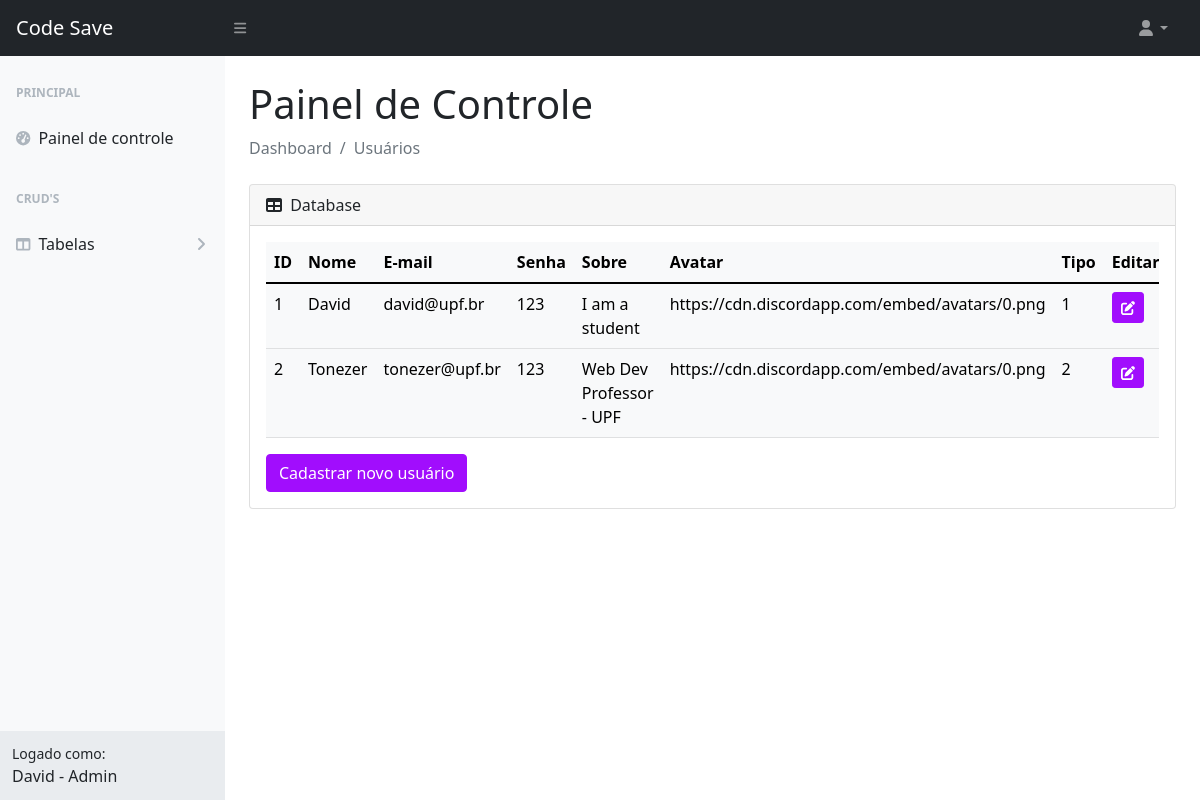
The app's page /pages/userIndex.php (signed in) with its own data.
### tables this page shows
CREATE TABLE `user_profile` (
	`id` INT(10) NOT NULL AUTO_INCREMENT,
	`password` VARCHAR(20) NOT NULL,
	`email` VARCHAR(100) NOT NULL,
	`name` VARCHAR(100) NOT NULL,
	`bio` VARCHAR(200),
	`picture` VARCHAR(300) DEFAULT 'https://cdn.discordapp.com/embed/avatars/0.png',
  `user_type_id` INT(3) NOT NULL,
	PRIMARY KEY (`id`),
  FOREIGN KEY (`user_type_id`) REFERENCES `user_type`(`id`)
);

### utils/queries.php (called while the page is built, shortened)
<?php
function getUsers()
{
  $conn = connect();
  $sql = "SELECT * FROM user_profile";
  $result = $conn->query($sql);
  $users = array();
  if ($result->num_rows > 0) {
    while ($row = $result->fetch_assoc()) {
      $users[] = $row;
    }
  }
  return $users;
}

### components/components.php (the view, shortened to what this page needs)
<?php
function tableRowUser($id, $name, $email, $password, $bio, $picture, $type)
{
  echo "
<tr class=''>
  <td>$id</td>
  <td>$name</td>
  <td>$email</td>
  <td>$password</td>
  <td>$bio</td>
  <td>$picture</td>
  <td>$type</td>
  <td><a href='userEdit.php?id=$id' class='btn btn-sm btn-primary'><i class='fas fa-edit'></i></a></td>
  <td><a href='userDelete.php?id=$id' class='btn btn-sm btn-danger'><i class='fas fa-trash'></i></a></td>
</tr>";
}

### pages/userIndex.php (shortened to what this page needs)
<?php
include_once '../utils/queries.php';
?>
<!DOCTYPE html>
<html lang="en">
<head>
  <link href="css/styles.css" rel="stylesheet" />
</head>
<body class="sb-nav-fixed">
  <nav class="sb-topnav navbar navbar-expand navbar-dark bg-dark">
    <a class="navbar-brand ps-3" href="index.php">Code Save</a>
    <button class="btn btn-link btn-sm order-1 order-lg-0 me-4 me-lg-0" id="sidebarToggle" href="#!"><i class="fas fa-bars"></i></button>
    <ul class="navbar-nav ms-auto ms-md-0 me-3 me-lg-4">
      <li class="nav-item dropdown">
        <a class="nav-link dropdown-toggle" id="navbarDropdown" href="#" role="button" data-bs-toggle="dropdown" aria-expanded="false"><i class="fas fa-user fa-fw"></i></a>
      </li>
    </ul>
  </nav>
  <div id="layoutSidenav">
    <div id="layoutSidenav_nav">
      <nav class="sb-sidenav accordion sb-sidenav-light" id="sidenavAccordion">
        <div class="sb-sidenav-menu">
          <div class="nav">
            <div class="sb-sidenav-menu-heading">Principal</div>
            <a class="nav-link" href="index.php">
              <div class="sb-nav-link-icon"><i class="fas fa-tachometer-alt"></i></div>
              Painel de controle
            </a>
            <div class="sb-sidenav-menu-heading">CRUD'S</div>
            <a class="nav-link collapsed" href="#" data-bs-toggle="collapse" data-bs-target="#collapseLayouts" aria-expanded="false" aria-controls="collapseLayouts">
              <div class="sb-nav-link-icon"><i class="fas fa-columns"></i></div>
              Tabelas
              <div class="sb-sidenav-collapse-arrow"><i class="fas fa-angle-down"></i></div>
            </a>
          </div>
        </div>
        <div class="sb-sidenav-footer">
          <div class="small">Logado como:</div>
          <?php echo $_SESSION['name'] ?> -
          <?php echo $_SESSION['user_type'] ?>
        </div>
      </nav>
    </div>
    <div id="layoutSidenav_content">
      <main>
        <div class="container-fluid px-4">
          <h1 class="mt-4">Painel de Controle</h1>
          <ol class="breadcrumb mb-4">
            <li class="breadcrumb-item active">Dashboard</li>
            <li class="breadcrumb-item active">Usuários</li>
          </ol>
          <div class="card mb-4">
            <div class="card-header">
              <i class="fas fa-table me-1"></i>
              Database
            </div>
            <div class="card-body">
              <div class="table-responsive">
                <table class="table table-light">
                  <thead>
                    <tr>
                      <th scope="col">ID</th>
                      <th scope="col">Nome</th>
                      <th scope="col">E-mail</th>
                      <th scope="col">Senha</th>
                      <th scope="col">Sobre</th>
                      <th scope="col">Avatar</th>
                      <th scope="col">Tipo</th>
                      <th scope="col">Editar</th>
                    </tr>
                  </thead>
                  <tbody>
                    <?php
                    require_once '../components/components.php';
                    $users = getUsers();
                    foreach ($users as $user) {
                      tableRowUser(
                        $user['id'],
                        $user['name'],
                        $user['email'],
                        $user['password'],
                        $user['bio'],
                        $user['picture'],
                        $user['user_type_id']
                      );
                    }
                    ?>
                  </tbody>
                </table>
                <a name="" id="" class="btn btn-primary" href="./userInsert.php" role="button">Cadastrar novo usuário</a>
              </div>
            </div>
          </div>
      </main>
    </div>
  </div>
</body>
</html>

### records on screen
user_profile: id "1", name "David", email "david@upf.br", password "123", bio "I am a student", picture "https://cdn.discordapp.com/embed/avatars/0.png", user_type "1"
user_profile: id "2", name "Tonezer", email "tonezer@upf.br", password "123", bio "Web Dev Professor - UPF", picture "https://cdn.discordapp.com/embed/avatars/0.png", user_type "2"

### other values on screen
$_SESSION['name'] "David"
$_SESSION['user_type'] "Admin"
